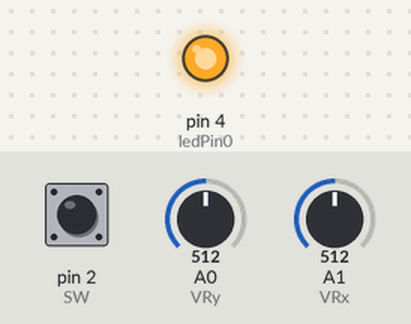
A sketch run on a simulated Arduino Uno, built with avr-gcc and run on an emulated ATmega328P. On the bench: output pins drawn as LEDs (lit = HIGH). The inputs (shaded band) are chosen by the test bench; at power-on: pin 2 (SW) HIGH, A0 (VRy) = 512, A1 (VRx) = 512. What the sketch prints to the serial monitor is not drawn.

Above: at 1.2 s.
1.3 s: pin 2 (SW) pulled LOW for 0.15 s
At 1.38 s:
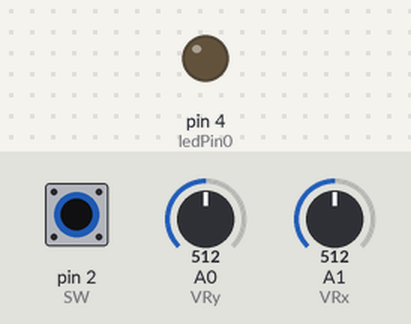
2.9 s: pin 2 (SW) pulled LOW for 3.2 s
At 7.5 s:
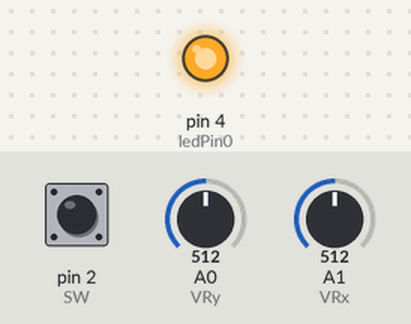
Timing chart, 0 to 9.0 s (numbered marks = the images above; inputs shaded):
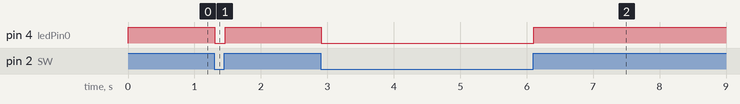

The sketch:

joystick.ino
```cpp
const int ledPin0 = 4; // Asigna el pin 4 al led (es digital)
const int VRy = A0; // Asigna el pin A0 que es analógico
const int VRx = A1;
const int SW = 2;
void setup() {
Serial.begin(9600);
pinMode(ledPin0, OUTPUT); // Esto va a enviar señales
pinMode(VRx, INPUT); // Esto va a recibir señales
pinMode(VRy, INPUT);
pinMode(SW, INPUT_PULLUP);
}
void loop() {
int xPosition = analogRead(VRx);
int yPosition = analogRead(VRy);
int SW_state = digitalRead(SW);
int mapX = map(xPosition, 0, 1023, -512, 512); // Convierte la posición
int mapY = map(yPosition, 0, 1023, -512, 512);
Serial.println(mapX); // Lo imprime en monitor serie
Serial.println(mapY);
Serial.println(SW_state);
digitalWrite(ledPin0, SW_state);
delay(10);
}
```

Measured:
- after the input at 1.3 s, pin 4 (ledPin0): HIGH → LOW at once, → HIGH 0.16 s later
- after the input at 2.9 s, pin 4 (ledPin0): HIGH → LOW at once, → HIGH 3.2 s later
